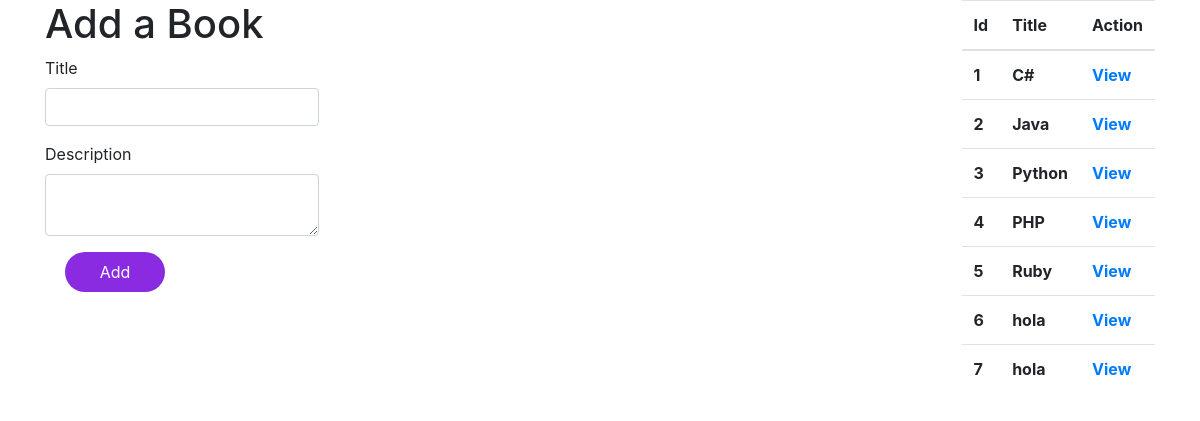
The page / on the database its author committed.
### books_authors_app/models.py (models this page shows)
class Book(models.Model):
    title = models.CharField(max_length=255)
    desc =  models.TextField()
    created_at = models.DateTimeField(auto_now_add=True)
    updated_at = models.DateTimeField(auto_now=True)

### books_authors_app/views.py (the view)
# urls.py: path('', views.createBooks),
def createBooks(request):
    context = {
        'all_books': Book.objects.all()
    }
    return render(request, 'books.html', context)

### books_authors_app/templates/books.html (shortened to what this page needs)
<!DOCTYPE html>
<html lang="en">
<head>
    {% load static %}
    <link rel="stylesheet" href="{% static 'css/book.css' %}">
    <link rel="stylesheet" href="https://stackpath.bootstrapcdn.com/bootstrap/4.5.0/css/bootstrap.min.css">
</head>
<body>
    <div class="container d-flex justify-content-between">
        <div class="book-form">
            <form action="/process_book" method="POST">
                <h1>Add a Book</h1>
                <div class="form-group">
                    <label for="book-title">Title</label>
                    <input type="text" name="book-title" class="form-control">
                </div>
                <div class="form-group">
                    <label for="book-description">Description</label>
                    <textarea name="book-description" class="form-control"></textarea>
                </div>
                <button type="submit" class="button">Add</button>
            </form>
        </div>
        <div class="books-list">
            <table class="table">
                <thead>
                    <tr>
                        <th scope="col">Id</th>
                        <th scope="col">Title</th>
                        <th scope="col">Action</th>
                    </tr>
                </thead>
                <tbody>
                    {% for book in all_books %}
                    <tr>
                        <th>{{book.id}}</th>
                        <th>{{book.title}}</th>
                        <th><a href="/books/{{book.id}}">View</a></th>
                    </tr>
                    {% endfor %}
                </tbody>
            </table>
        </div>
    </div>
</body>
</html>

### books_authors_app/static/book.css (style rules this page uses)
.button { margin-left: 20px; width: 100px; height: 40px; text-align: center; border: none; border-radius: 2rem; background-color: blueviolet; color: white; }

### rows shown on the page
Book: id "1", title "C#"
Book: id "2", title "Java"
Book: id "3", title "Python"
Book: id "4", title "PHP"
Book: id "5", title "Ruby"
Book: id "6", title "hola"
Book: id "7", title "hola"
